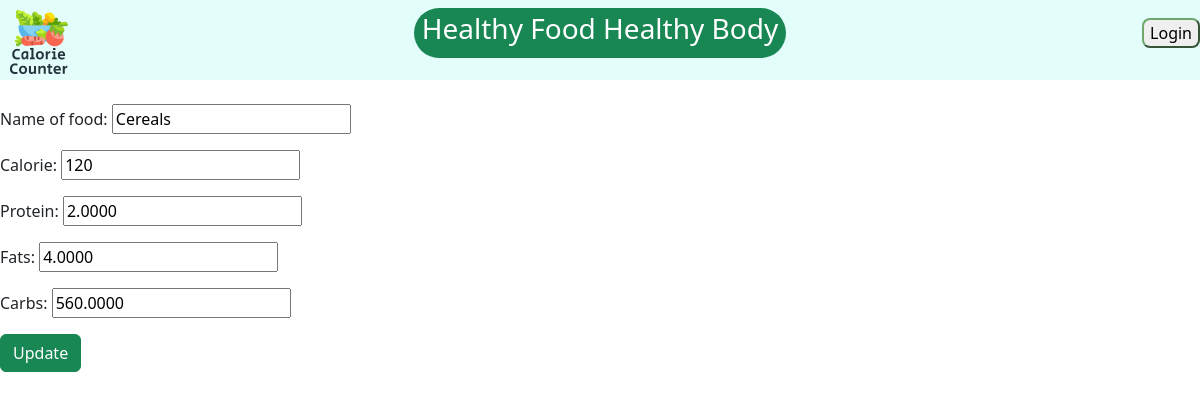
Screenshot of /update/37/ with the database file from the repository.
### base/models.py (models this page shows, shortened)
class AddFood(models.Model):
    name_of_food = models.CharField(max_length=150)
    calorie = models.IntegerField()
    protein = models.DecimalField(max_digits=20,decimal_places=4)
    fats = models.DecimalField(max_digits=20,decimal_places=4)
    carbs = models.DecimalField(max_digits=20,decimal_places=4)

### base/views.py (the view, shortened to what this page needs)
# urls.py: path("update/<int:pk>/", views.update_food, name="update"),
def update_food(request, pk):
    food_details = AddFood.objects.get(id=pk)
    form = AddFoodForm(instance=food_details)    #instance => to fetch previous data
    return render(request, 'base/update_food.html', {'food_details': food_details, 'form':form})

### base/forms.py
class AddFoodForm(ModelForm):
    class Meta:
        model = AddFood
        fields = '__all__'

### base/templates/base/update_food.html (shortened to what this page needs)
{% extends 'base/navbar.html' %}
{% block content %}
<br />
<form action="" method="POST">
  {{form.as_p}}
  <button type="submit" class="btn btn-success">Update</button>
</form>
{% endblock content %}

### rows the page displays
AddFood: name_of_food "Cereals", calorie "120", protein "2.0000", fats "4.0000", carbs "560.0000"
